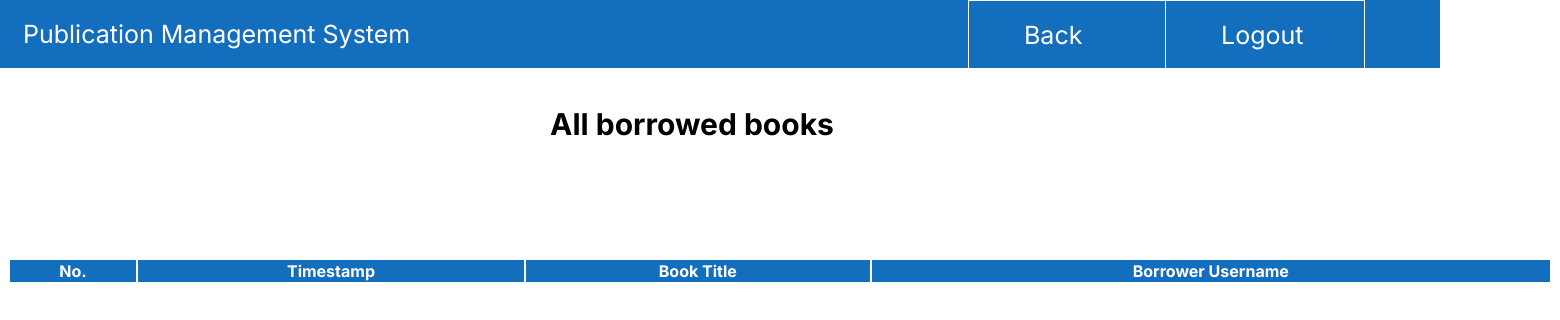
/report.php, run on an earlier commit of the app's database.
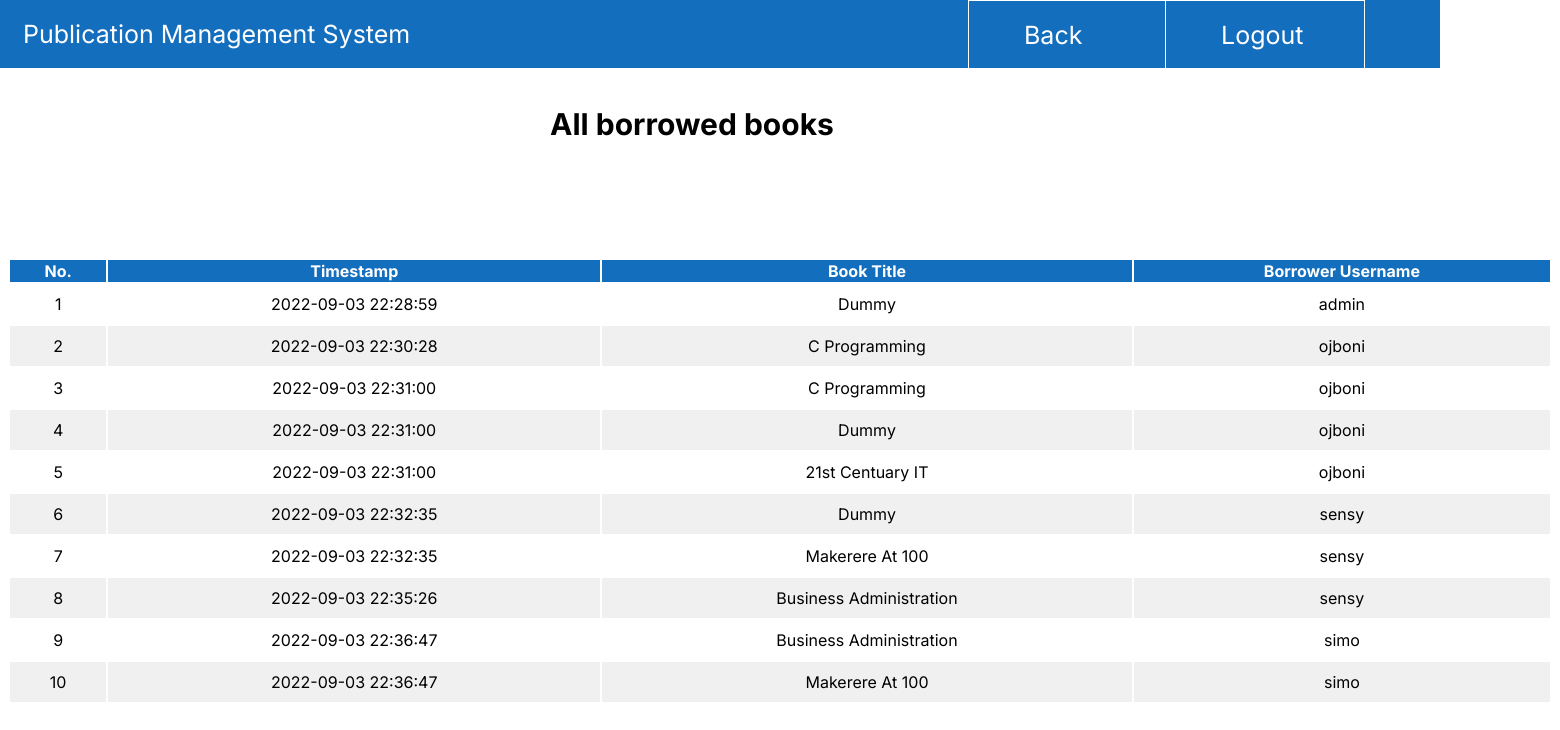
And on a later commit of the database.
### tables this page shows
CREATE TABLE `borrows` (
  `id` int(25) NOT NULL,
  `timestamp` timestamp NOT NULL DEFAULT current_timestamp(),
  `title` varchar(25) NOT NULL,
  `username` varchar(25) NOT NULL
);

### report.php (the view, shortened to what this page needs)
<?php session_start();
include 'conn.php';
$sql = "SELECT * from borrows";
$result=$conn->prepare($sql);
$result->execute();
?>
<!DOCTYPE html>
<html lang="en">
<head>
    <link rel="stylesheet" href="borrowed.css">
</head>
<body>
    <body>
        <div class="borrowedContainer">
            <ul>
                <a href="index.php">
                    <li class="mainTitleReport">Publication Management System</li>
                </a>
                <div class="linkBox1">
                    <a href="admin.php">
                        <li class="linkText1">Back</li>
                    </a>
                </div>
                <div class="linkBox2">
                    <a href="logout.php">
                        <li class="linkText2">Logout</li>
                    </a>
            </ul>
        </div>
        <h1>All borrowed books</h1>
        <table class="reportTable">
            <thead>
                <tr>
                    <th>No.</th>
                    <th>Timestamp</th>
                    <th>Book Title</th>
                    <th>Borrower Username</th>
                </tr>
            </thead>
            <tbody>
                <?php while ($list=$result->fetch(PDO::FETCH_ASSOC)) { ?>
                <tr>
                    <td>
                        <?php echo $list['id']; ?>
                    </td>
                    <td>
                        <?php echo $list['timestamp']; ?>
                    </td>
                    <td>
                        <?php echo $list['title']; ?>
                    </td>
                    <td>
                        <?php echo $list['username']; ?>
                    </td>
                </tr>
                <?php } ?>
            </tbody>
        </table>
    </body>
</html>

### borrowed.css (style rules this page uses)
a { text-decoration: none; }
body { overflow-y: hidden; overflow-x: hidden; }
.borrowedContainer { position: absolute; width: 1440px; height: 68px; left: 0px; top: 0px; background: #146EBE; }
.mainTitleReport { list-style-type: none; position: absolute; width: 400px; height: 54px; left: 23px; top: 7px; font-family: 'Inter'; font-style: normal; font-weight: 400; font-size: 25px; line-height: 54px; color: #FFFFFF; }
.linkBox1 { box-sizing: border-box; position: absolute; width: 200px; height: 69px; left: 968px; top: 0px; background: #146EBE; border: 1px solid #FFFFFF; }
.linkText1 { list-style-type: none; width: 132px; height: 39px; left: 1113px; top: 27px; padding-left: 55px; padding-top: 15px; font-family: 'Inter'; font-style: normal; font-weight: 400; font-size: 25px; line-height: 39px; color: #FFFFFF; }
.linkBox2 { box-sizing: border-box; position: absolute; width: 200px; height: 69px; left: 1165px; top: 0px; background: #146EBE; border: 1px solid #FFFFFF; }
.linkText2 { list-style-type: none; width: 87px; height: 39px; left: 1355px; top: 27px; padding-left: 55px; padding-top: 15px; font-family: 'Inter'; font-style: normal; font-weight: 400; font-size: 25px; line-height: 39px; color: #FFFFFF; }
h1 { position: absolute; width: 1052px; height: 48px; left: 500px; top: 80px; padding-left: 50px; font-family: 'Inter'; font-style: normal; font-weight: 700; font-size: 30px; line-height: 48px; color: #000000; }
.reportTable { padding-top: 250px; width: 100%; font-family: 'Inter'; }
td { padding: 10px; text-align: center; }
tr:nth-child(even) { background-color: #F0F0F0; }
th { background-color: #146EBE; color: white; }

What changed in the data, as far as the page shows it:
added borrows: id "1", timestamp "2022-09-03 22:28:59", title "Dummy", username "admin"
added borrows: id "2", timestamp "2022-09-03 22:30:28", title "C Programming", username "ojboni"
added borrows: id "3", timestamp "2022-09-03 22:31:00", title "C Programming", username "ojboni"
added borrows: id "4", timestamp "2022-09-03 22:31:00", title "Dummy", username "ojboni"
added borrows: id "5", timestamp "2022-09-03 22:31:00", title "21st Centuary IT", username "ojboni"
added borrows: id "6", timestamp "2022-09-03 22:32:35", title "Dummy", username "sensy"
added borrows: id "7", timestamp "2022-09-03 22:32:35", title "Makerere At 100", username "sensy"
added borrows: id "8", timestamp "2022-09-03 22:35:26", title "Business Administration", username "sensy"
added borrows: id "9", timestamp "2022-09-03 22:36:47", title "Business Administration", username "simo"
added borrows: id "10", timestamp "2022-09-03 22:36:47", title "Makerere At 100", username "simo"
